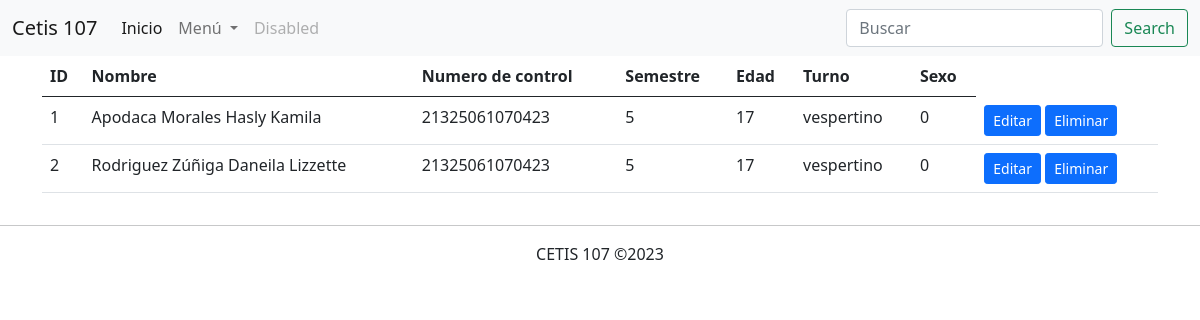
/consultarAlumnos.php, run on an earlier commit of the app's database.
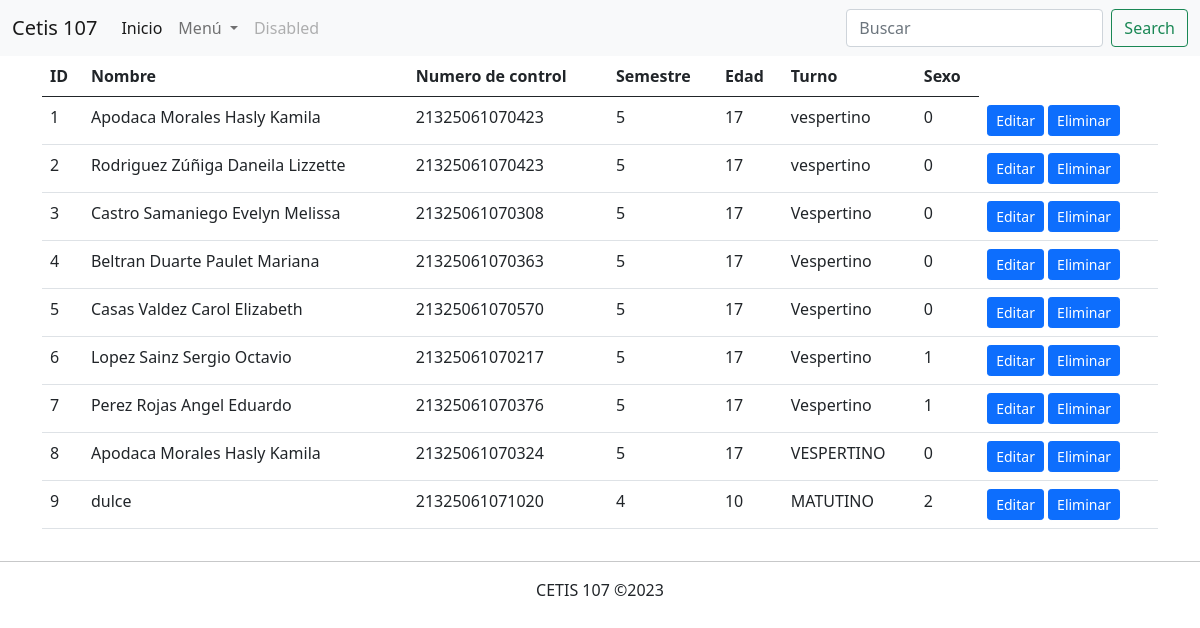
And on a later commit of the database.
### tables this page shows
CREATE TABLE `alumnos` (
  `id` int(11) NOT NULL,
  `nombre` varchar(100) NOT NULL,
  `numero_control` varchar(30) NOT NULL,
  `semestre` int(11) NOT NULL,
  `edad` int(11) NOT NULL,
  `turno` varchar(10) NOT NULL,
  `sexo` tinyint(4) NOT NULL
);

### consultarAlumnos.php (the view, shortened to what this page needs)
<!DOCTYPE html>
<html lang="en">
<head>
    <link rel="stylesheet" href="css/bootstrap.css">
</head>
<body>
    <?php
     include 'menu.php';
     include 'conexion.php';
     $sql ="SELECT * FROM alumnos";
     $datos = $conexion->query($sql);
    ?>
    <div class="container">
        <div class="row">
            <div class="col-12">
                <?php if($datos->num_rows > 0) {?>
                    <table class="table table-hover">
                        <thead>
                            <tr>
                                <th>ID</th>
                                <th>Nombre</th>
                                <th>Numero de control</th>
                                <th>Semestre</th>
                                <th>Edad</th>
                                <th>Turno</th>
                                <th>Sexo</th>
                            </tr>
                        </thead>
                       <tbody>
                        <?php
                        while($registro = $datos->fetch_assoc()){ ?>
                        <tr>
                            <td><?php echo $registro["id"]; ?></td>
                            <td><?php echo $registro["nombre"]; ?></td>
                            <td><?php echo $registro["numero_control"]; ?></td>
                            <td><?php echo $registro["semestre"]; ?></td>
                            <td><?php echo $registro["edad"]; ?></td>
                            <td><?php echo $registro["turno"]; ?></td>
                            <td><?php echo $registro["sexo"]; ?></td>
                            <td>
                                <a href="" class="btn btn-sm btn-primary">Editar</a>
                                <a href="" class="btn btn-sm btn-primary">Eliminar</a>
                            </td>
                        </tr>
                       <?php } ?>
                       </tbody>
                    </table>
               <?php } else{?>
                <h2>No existe datos de alumnos en la base de datos</h2>
               <?php } ?>
            </div>
        </div>
     </div>
    <footer class="text-center">
        <hr>
        CETIS 107 &copy;2023
      </footer>
</body>
</html>

### menu.php (shortened to what this page needs)
<nav class="navbar navbar-expand-lg navbar-light bg-light">
  <div class="container-fluid">
    <a class="navbar-brand" href="#">Cetis 107</a>
    <div class="collapse navbar-collapse" id="navbarSupportedContent">
      <ul class="navbar-nav me-auto mb-2 mb-lg-0">
        <li class="nav-item">
          <a class="nav-link active" aria-current="page" href="#">Inicio</a>
        </li>
        <li class="nav-item dropdown">
          <a class="nav-link dropdown-toggle" href="#" id="navbarDropdown" role="button" data-bs-toggle="dropdown" aria-expanded="false">
            Menú
          </a>
        </li>
        <li class="nav-item">
          <a class="nav-link disabled" href="#" tabindex="-1" aria-disabled="true">Disabled</a>
        </li>
      </ul>
      <form class="d-flex">
        <input class="form-control me-2" type="search" placeholder="Buscar" aria-label="Search">
        <button class="btn btn-outline-success" type="submit">Search</button>
      </form>
    </div>
  </div>
</nav>

What changed in the data, as far as the page shows it:
added alumnos: id "3", nombre "Castro Samaniego Evelyn Melissa", numero_control "21325061070308", semestre "5", edad "17", turno "Vespertino", sexo "0"
added alumnos: id "4", nombre "Beltran Duarte Paulet Mariana", numero_control "21325061070363", semestre "5", edad "17", turno "Vespertino", sexo "0"
added alumnos: id "5", nombre "Casas Valdez Carol Elizabeth", numero_control "21325061070570", semestre "5", edad "17", turno "Vespertino", sexo "0"
added alumnos: id "6", nombre "Lopez Sainz Sergio Octavio", numero_control "21325061070217", semestre "5", edad "17", turno "Vespertino", sexo "1"
added alumnos: id "7", nombre "Perez Rojas Angel Eduardo", numero_control "21325061070376", semestre "5", edad "17", turno "Vespertino", sexo "1"
added alumnos: id "8", nombre "Apodaca Morales Hasly Kamila", numero_control "21325061070324", semestre "5", edad "17", turno "VESPERTINO", sexo "0"
added alumnos: id "9", nombre "dulce", numero_control "21325061071020", semestre "4", edad "10", turno "MATUTINO", sexo "2"
